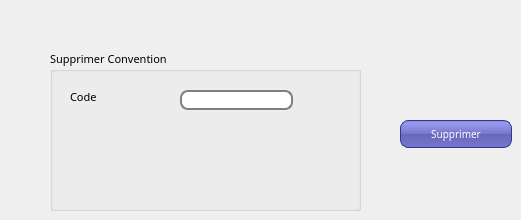
      <widget class="QWidget" name="tab_9">
       <attribute name="title">
        <string>supprimer convention</string>
       </attribute>
       <widget class="QGroupBox" name="groupBox_7">
        <property name="geometry">
         <rect>
          <x>50</x>
          <y>50</y>
          <width>311</width>
          <height>161</height>
         </rect>
        </property>
        <property name="font">
         <font>
          <family>MS Reference Sans Serif</family>
          <pointsize>8</pointsize>
          <weight>50</weight>
          <italic>false</italic>
          <bold>false</bold>
         </font>
        </property>
        <property name="autoFillBackground">
         <bool>false</bool>
        </property>
        <property name="styleSheet">
         <string notr="true">font: 8pt &quot;MS Reference Sans Serif&quot;;

background: QLinearGradient(x1: 0, y1: 0, x2: 0, y2: 1, stop: 0 #eef, stop: 1 #ccf);

QLabel {
font-weight: bold;
font-size: 15px;
}</string>
        </property>
        <property name="title">
         <string>Supprimer Convention</string>
        </property>
        <widget class="QLabel" name="label_20">
         <property name="geometry">
          <rect>
           <x>20</x>
           <y>40</y>
           <width>47</width>
           <height>13</height>
          </rect>
         </property>
         <property name="font">
          <font>
           <family>MS Reference Sans Serif</family>
           <pointsize>8</pointsize>
           <weight>50</weight>
           <italic>false</italic>
           <bold>false</bold>
          </font>
         </property>
         <property name="cursor">
          <cursorShape>PointingHandCursor</cursorShape>
         </property>
         <property name="text">
          <string>Code</string>
         </property>
        </widget>
        <widget class="QLineEdit" name="le_code_">
         <property name="geometry">
          <rect>
           <x>130</x>
           <y>40</y>
           <width>113</width>
           <height>20</height>
          </rect>
         </property>
         <property name="font">
          <font>
           <family>MS Reference Sans Serif</family>
           <pointsize>8</pointsize>
           <weight>50</weight>
           <italic>false</italic>
           <bold>false</bold>
          </font>
         </property>
         <property name="styleSheet">
          <string notr="true">QLineEdit {
padding: 1px;
border-style: solid;
border: 2px solid gray;
border-radius: 8px;
}

</string>
         </property>
        </widget>
       </widget>
       <widget class="QPushButton" name="supprimerconvention">
        <property name="geometry">
         <rect>
          <x>400</x>
          <y>120</y>
          <width>112</width>
          <height>28</height>
         </rect>
        </property>
        <property name="font">
         <font>
          <family>MS Reference Sans Serif</family>
          <pointsize>-1</pointsize>
          <weight>50</weight>
          <italic>false</italic>
          <bold>false</bold>
         </font>
        </property>
        <property name="cursor">
         <cursorShape>PointingHandCursor</cursorShape>
        </property>
        <property name="styleSheet">
         <string notr="true">
QPushButton {
color: white;
background-color: QLinearGradient( x1: 0, y1: 0, x2: 0, y2: 1, stop: 0 #88d, stop: 0.1 #99e, stop: 0.49 #77c, stop: 0.5 #66b, stop: 1 #77c);
border-width: 1px;
border-color: #339;
border-style: solid;
border-radius: 8;
padding: 3px;
font-size: 10px;
padding-left: 5px;
padding-right: 5px;
min-width: 100px;
max-width: 100px;
min-height: 20px;
max-height: 20px;
}</string>
        </property>
        <property name="text">
         <string>Supprimer</string>
        </property>
       </widget>
      </widget>
